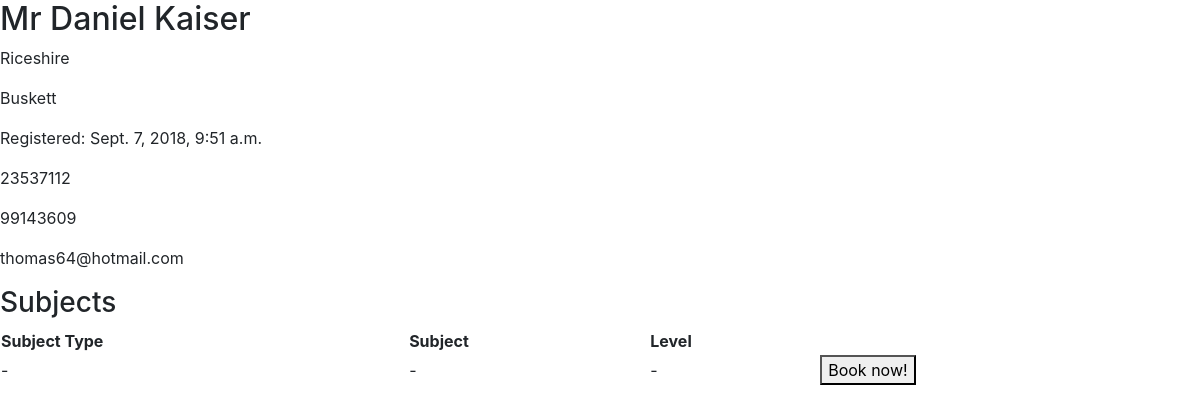
/tutors/15, run on an earlier commit of the app's database.
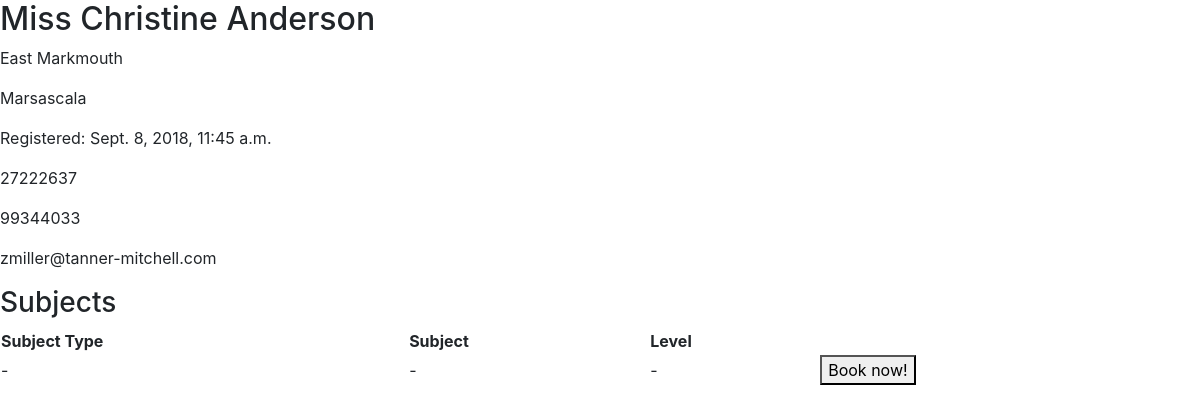
And on a later commit of the database.
### app/models.py (models this page shows)
class Tutor(models.Model):
    TITLE_CHOICES = (
        ('Mr', 'Mr'),
        ('Mrs', 'Mrs'),
        ('Miss', 'Miss'),
        ('Ms', 'Ms'),
        ('Dr', 'Dr'),
        ('Prof', 'Prof'),
        ('Rev', 'Rev'),
        ('Hon', 'Hon'),
        ('Sir', 'Sir'),
        ('Ing', 'Ing'),
    )
    title = models.CharField(max_length=10, choices=TITLE_CHOICES)
    first_name = models.CharField(max_length=40)
    last_name = models.CharField(max_length=40)
    address = models.CharField(max_length=120)
    locality = models.ForeignKey(Locality, on_delete=models.CASCADE, null=True)
    registration_date = models.DateTimeField(auto_now_add=True)
    bio = models.TextField()
    phone_regex = RegexValidator(regex=r'^\d{8}$', message="Phone number must be exactly 8 digits long.")
    tel = models.CharField(
        validators=[phone_regex],
        max_length=8,
        blank=True,
        verbose_name="Telephone",
    )
    mob = models.CharField(
        validators=[phone_regex],
        max_length=8,
        blank=True,
        verbose_name="Mobile",
    )
    email = models.EmailField()
    def __str__(self):
        return '%s %s %s' % (self.title, self.first_name, self.last_name)

class Locality(models.Model):
    name = models.CharField(max_length=100)
    def __str__(self):
        return self.name
    class Meta:
        verbose_name_plural = 'localities'

### app/views.py (the view)
# urls.py: path('tutors/<int:pk>', views.TutorDetailView.as_view(), name='tutor_detail'),
class TutorDetailView(DetailView):
    model = Tutor
    template_name = 'tutor_detail.html'

### templates/tutor_detail.html (shortened to what this page needs)
{% extends 'base.html' %}
{% block content %}
<div class="article-entry">
  <h2>{{object}}</h2>
  <p>{{object.address}}</p>
  <p>{{object.locality}}</p>
  <p>Registered: {{object.registration_date}}</p>
  <p>{{object.tel}}</p>
  <p>{{object.mob}}</p>
  <p>{{object.email}}</p>
  <h3>Subjects</h3>
  <table style="width:100%">
  <tr>
    <th>Subject Type</th>
    <th>Subject</th>
    <th>Level</th>
    <th></th>
  </tr>
  <tr>
    <td>-</td>
    <td>-</td>
    <td>-</td>
    <td> <button type="button" name="button">Book now!</button> </td>
  </tr>
</table>
</div>
{% endblock content %}

### templates/base.html (shortened to what this page needs)
<!DOCTYPE html>
<html lang="en" dir="ltr">
  <head>
    <link rel="stylesheet" href="https://maxcdn.bootstrapcdn.com/bootstrap/4.1.3/css/bootstrap.min.css">
    <link rel="stylesheet" href="https://cdnjs.cloudflare.com/ajax/libs/font-awesome/4.7.0/css/font-awesome.min.css">
  </head>
  <body>
    <main>
      {% block content %}
      {% endblock %}
    </main>
  </body>
</html>

What changed in the data, as far as the page shows it:
changed Tutor: title+first_name+last_name "Mr Daniel Kaiser" → "Miss Christine Anderson"; address "Riceshire" → "East Markmouth"; locality "Buskett" → "Marsascala"; registration_date "Sept. 7, 2018, 9:51 a.m." → "Sept. 8, 2018, 11:45 a.m."; tel "23537112" → "27222637"; mob "99143609" → "99344033"; email "thomas64@hotmail.com" → "zmiller@tanner-mitchell.com"
